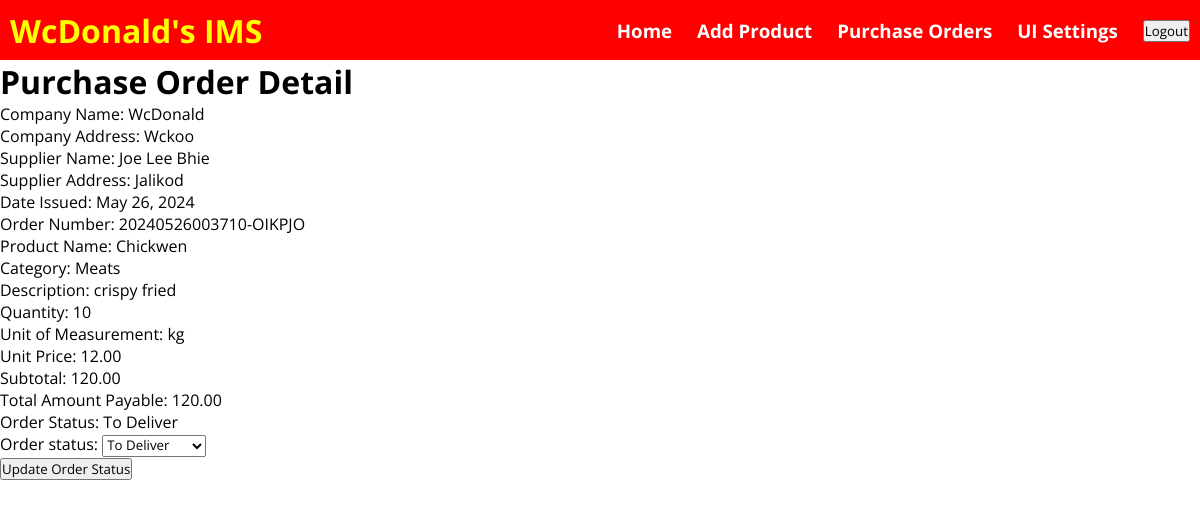
The app's page /my_po_details/7/ (signed in) with its own data.
### inventoryapp/models.py (models this page shows, shortened)
class NavBarCustomization(models.Model):
    background_color = models.CharField(max_length=20, default='Blue')
    company_text_color = models.CharField(max_length=20, default='White')
    button_text_color = models.CharField(max_length=20, default='White')
    company_name = models.CharField(max_length=100, default='Company Name')

class PurchaseOrder(models.Model):
    order_number = models.CharField(max_length=20, unique=True)
    company_name = models.CharField(max_length=100)
    company_address = models.CharField(max_length=255)
    supplier_name = models.CharField(max_length=100)
    supplier_address = models.CharField(max_length=255)
    order_status = models.CharField(
        max_length=20,
        choices=[
            ('PLACE_ORDER', 'Place Order'),
            ('TO_PROCESS', 'To Process'),
            ('TO_SHIP', 'To Ship'),
            ('TO_DELIVER', 'To Deliver'),
            ('DELIVERED', 'Delivered'),
            ('CANCEL_ORDER', 'Cancel Order'),
        ],
        null=True, blank=True
    )
    date_issued = models.DateField(auto_now_add=True)
    total_amount_payable = models.DecimalField(max_digits=10, decimal_places=2, default=0)
    created_by = models.ForeignKey(User, on_delete=models.CASCADE, related_name='purchase_orders')
    name = models.CharField(max_length=100, null=True, blank=True)
    category = models.CharField(max_length=50, null=True)
    description = models.TextField(null=True, blank=True)
    quantity = models.IntegerField(null=True, blank=True)
    unit_of_measurement = models.CharField(max_length=20, null=True, blank=True)
    unit_price = models.DecimalField(max_digits=10, decimal_places=2, null=True, blank=True)
    subtotal = models.DecimalField(max_digits=10, decimal_places=2, null=True, blank=True)

### inventoryapp/views.py (the view)
# urls.py: path('my_po_details/<int:pk>/', views.my_po_details, name="my_po_details"),
@login_required(login_url="/login/")
def my_po_details(request, pk):
    purchase_order = get_object_or_404(PurchaseOrder, pk=pk)
    if request.method == 'POST':
        form = PurchaseOrderStatusForm(request.POST, instance=purchase_order)
        if form.is_valid():
            form.save()
            return redirect('my_po')
    else:
        form = PurchaseOrderStatusForm(instance=purchase_order)
    customization = NavBarCustomization.objects.first()
    if customization is None:
        customization = NavBarCustomization.objects.create()
    return render(request, 'home/my_po_details.html', {'purchase_order': purchase_order, 'form': form, 'customization': customization})

### inventoryapp/forms.py
class PurchaseOrderStatusForm(forms.ModelForm):
    class Meta:
        model = PurchaseOrder
        fields = ['order_status']

### inventoryapp/templates/home/my_po_details.html (shortened to what this page needs)
{% extends 'header/navbar.html' %}
{% block navigation_bar %}
    {{ block.super }}
<!DOCTYPE html>
<html lang="en">
<head>
    {% load static %}
    <link rel="stylesheet" type="text/css" href="{% static 'css/homepage.css' %}">
</head>
<body>
    <div class="purchase-order-detail">
        <h1>Purchase Order Detail</h1>
        <form method="post">
            <div class="detail-item">
                <label for="company_name">Company Name:</label>
                <span>{{ purchase_order.company_name }}</span>
            </div>
            <div class="detail-item">
                <label for="company_address">Company Address:</label>
                <span>{{ purchase_order.company_address }}</span>
            </div>
            <div class="detail-item">
                <label for="supplier_name">Supplier Name:</label>
                <span>{{ purchase_order.supplier_name }}</span>
            </div>
            <div class="detail-item">
                <label for="supplier_address">Supplier Address:</label>
                <span>{{ purchase_order.supplier_address }}</span>
            </div>
            <div class="detail-item">
                <label for="date_issued">Date Issued:</label>
                <span>{{ purchase_order.date_issued }}</span>
            </div>
            <div class="detail-item">
                <label for="order_number">Order Number:</label>
                <span>{{ purchase_order.order_number }}</span>
            </div>
            <div class="detail-item">
                <label for="name">Product Name:</label>
                <span>{{ purchase_order.name }}</span>
            </div>
            <div class="detail-item">
                <label for="category">Category:</label>
                <span>{{ purchase_order.category }}</span>
            </div>
            <div class="detail-item">
                <label for="description">Description:</label>
                <span>{{ purchase_order.description }}</span>
            </div>
            <div class="detail-item">
                <label for="quantity">Quantity:</label>
                <span>{{ purchase_order.quantity }}</span>
            </div>
            <div class="detail-item">
                <label for="unit_of_measurement">Unit of Measurement:</label>
                <span>{{ purchase_order.unit_of_measurement }}</span>
            </div>
            <div class="detail-item">
                <label for="unit_price">Unit Price:</label>
                <span>{{ purchase_order.unit_price }}</span>
            </div>
            <div class="detail-item">
                <label for="subtotal">Subtotal:</label>
                <span>{{ purchase_order.subtotal }}</span>
            </div>
            <div class="detail-item">
                <label for="total_amount_payable">Total Amount Payable:</label>
                <span>{{ purchase_order.total_amount_payable }}</span>
            </div>
            <div class="detail-item">
                <label for="order_status">Order Status:</label>
                <span>{{ purchase_order.get_order_status_display }}</span>
            </div>
            <div class="form-item">
                {{ form.as_p }}
                <button type="submit">Update Order Status</button>
            </div>
        </form>
    </div>
</body>
</html>
{% endblock %}

### inventoryapp/templates/header/navbar.html (shortened to what this page needs)
<!DOCTYPE html>
<html lang="en">
<head>
    {% load static %}
    <link rel="stylesheet" type="text/css" href="{% static 'css/homepage.css' %}">
</head>
<body>
    {% block navigation_bar %}
    <div class="header-container">
        <h1>{{ customization.company_name }}'s IMS</h1>
        <div class="header-container-buttons">
            <a href="{% url 'home' %}"><h3>Home</h3></a>
            <a href="{% url 'addproduct' %}"><h3>Add Product</h3></a>
            <a href="{% url 'my_po' %}"><h3>Purchase Orders</h3></a>
            <a href="{% url 'customization' %}"><h3>UI Settings</h3></a>
            <form action="{% url 'logout' %}" method="POST">
                <button class="logout-button" type="submit">Logout</button>
            </form>
        </div>
    </div>
    {% endblock %}
</body>
</html>

### inventoryapp/static/css/homepage.css (style rules this page uses)
* { margin: 0; padding: 0; font-family: 'Open Sans', sans-serif; }
html { scroll-behavior: smooth; }
body { overflow: visible; }
.header-container { position: relative; display: flex; align-items: center; justify-content: space-between; height: 60px; width: 100%; }
.header-container h1 { margin-left: 10px; margin-right: 10px; }
.header-container a { text-decoration: none; }
.header-container-buttons { display: flex; align-items: center; gap: 25px; margin-right: 10px; }

### records on screen
NavBarCustomization: company_name "WcDonald"
PurchaseOrder: company_name "WcDonald", company_address "Wckoo", supplier_name "Joe Lee Bhie", supplier_address "Jalikod", date_issued "May 26, 2024", order_number "20240526003710-OIKPJO", name "Chickwen", category "Meats", description "crispy fried", quantity "10", unit_of_measurement "kg", unit_price "12.00", subtotal "120.00", total_amount_payable "120.00", order_status "To Deliver"
